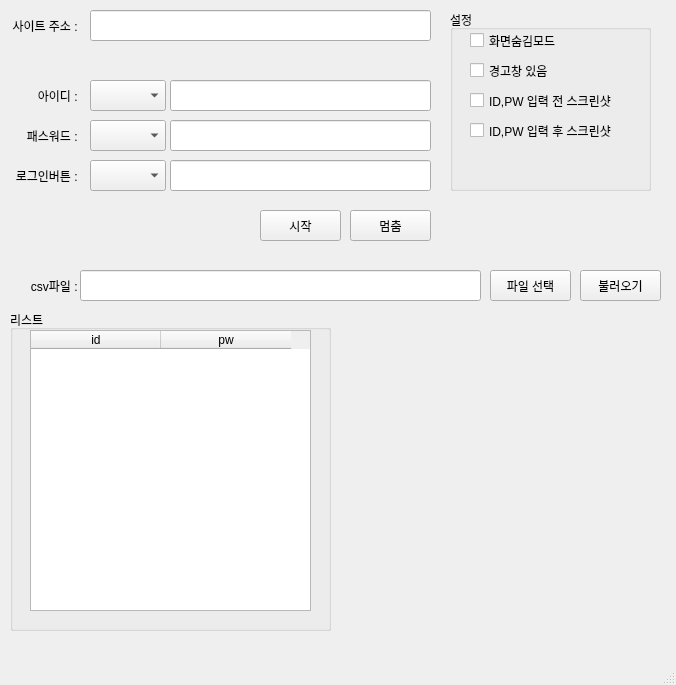
<?xml version="1.0" encoding="UTF-8"?>
<ui version="4.0">
 <class>MainWindow</class>
 <widget class="QMainWindow" name="MainWindow">
  <property name="geometry">
   <rect>
    <x>0</x>
    <y>0</y>
    <width>676</width>
    <height>685</height>
   </rect>
  </property>
  <property name="windowTitle">
   <string>MainWindow</string>
  </property>
  <widget class="QWidget" name="centralwidget">
   <widget class="QLabel" name="label">
    <property name="geometry">
     <rect>
      <x>0</x>
      <y>10</y>
      <width>81</width>
      <height>31</height>
     </rect>
    </property>
    <property name="text">
     <string>사이트 주소 : </string>
    </property>
    <property name="alignment">
     <set>Qt::AlignRight|Qt::AlignTrailing|Qt::AlignVCenter</set>
    </property>
   </widget>
   <widget class="QComboBox" name="comboBox">
    <property name="geometry">
     <rect>
      <x>90</x>
      <y>80</y>
      <width>76</width>
      <height>31</height>
     </rect>
    </property>
   </widget>
   <widget class="QComboBox" name="comboBox_2">
    <property name="geometry">
     <rect>
      <x>90</x>
      <y>120</y>
      <width>76</width>
      <height>31</height>
     </rect>
    </property>
   </widget>
   <widget class="QGroupBox" name="groupBox">
    <property name="geometry">
     <rect>
      <x>450</x>
      <y>10</y>
      <width>201</width>
      <height>181</height>
     </rect>
    </property>
    <property name="title">
     <string>설정</string>
    </property>
    <widget class="QCheckBox" name="checkBox_2">
     <property name="geometry">
      <rect>
       <x>20</x>
       <y>50</y>
       <width>191</width>
       <height>21</height>
      </rect>
     </property>
     <property name="text">
      <string>경고창 있음</string>
     </property>
    </widget>
    <widget class="QCheckBox" name="checkBox">
     <property name="geometry">
      <rect>
       <x>20</x>
       <y>20</y>
       <width>191</width>
       <height>21</height>
      </rect>
     </property>
     <property name="text">
      <string>화면숨김모드</string>
     </property>
    </widget>
    <widget class="QCheckBox" name="checkBox_6">
     <property name="geometry">
      <rect>
       <x>20</x>
       <y>80</y>
       <width>191</width>
       <height>21</height>
      </rect>
     </property>
     <property name="text">
      <string>ID,PW 입력 전 스크린샷</string>
     </property>
    </widget>
    <widget class="QCheckBox" name="checkBox_5">
     <property name="geometry">
      <rect>
       <x>20</x>
       <y>110</y>
       <width>191</width>
       <height>21</height>
      </rect>
     </property>
     <property name="text">
      <string>ID,PW 입력 후 스크린샷</string>
     </property>
    </widget>
   </widget>
   <widget class="QLabel" name="label_2">
    <property name="geometry">
     <rect>
      <x>0</x>
      <y>80</y>
      <width>81</width>
      <height>31</height>
     </rect>
    </property>
    <property name="text">
     <string>아이디 : </string>
    </property>
    <property name="alignment">
     <set>Qt::AlignRight|Qt::AlignTrailing|Qt::AlignVCenter</set>
    </property>
   </widget>
   <widget class="QLabel" name="label_3">
    <property name="geometry">
     <rect>
      <x>0</x>
      <y>120</y>
      <width>81</width>
      <height>31</height>
     </rect>
    </property>
    <property name="text">
     <string>패스워드 : </string>
    </property>
    <property name="alignment">
     <set>Qt::AlignRight|Qt::AlignTrailing|Qt::AlignVCenter</set>
    </property>
   </widget>
   <widget class="QLabel" name="label_4">
    <property name="geometry">
     <rect>
      <x>0</x>
      <y>160</y>
      <width>81</width>
      <height>31</height>
     </rect>
    </property>
    <property name="text">
     <string>로그인버튼 : </string>
    </property>
    <property name="alignment">
     <set>Qt::AlignRight|Qt::AlignTrailing|Qt::AlignVCenter</set>
    </property>
   </widget>
   <widget class="QComboBox" name="comboBox_3">
    <property name="geometry">
     <rect>
      <x>90</x>
      <y>160</y>
      <width>76</width>
      <height>31</height>
     </rect>
    </property>
   </widget>
   <widget class="QPushButton" name="pushButton">
    <property name="geometry">
     <rect>
      <x>260</x>
      <y>210</y>
      <width>81</width>
      <height>31</height>
     </rect>
    </property>
    <property name="text">
     <string>시작</string>
    </property>
   </widget>
   <widget class="QPushButton" name="pushButton_2">
    <property name="geometry">
     <rect>
      <x>350</x>
      <y>210</y>
      <width>81</width>
      <height>31</height>
     </rect>
    </property>
    <property name="text">
     <string>멈춤</string>
    </property>
   </widget>
   <widget class="QGroupBox" name="groupBox_2">
    <property name="geometry">
     <rect>
      <x>10</x>
      <y>310</y>
      <width>321</width>
      <height>321</height>
     </rect>
    </property>
    <property name="title">
     <string>리스트</string>
    </property>
    <widget class="QTableWidget" name="tableWidget">
     <property name="geometry">
      <rect>
       <x>20</x>
       <y>20</y>
       <width>281</width>
       <height>281</height>
      </rect>
     </property>
     <property name="lineWidth">
      <number>1</number>
     </property>
     <attribute name="horizontalHeaderVisible">
      <bool>true</bool>
     </attribute>
     <attribute name="horizontalHeaderCascadingSectionResizes">
      <bool>true</bool>
     </attribute>
     <attribute name="horizontalHeaderDefaultSectionSize">
      <number>130</number>
     </attribute>
     <attribute name="horizontalHeaderHighlightSections">
      <bool>true</bool>
     </attribute>
     <attribute name="horizontalHeaderMinimumSectionSize">
      <number>120</number>
     </attribute>
     <attribute name="horizontalHeaderStretchLastSection">
      <bool>false</bool>
     </attribute>
     <attribute name="verticalHeaderCascadingSectionResizes">
      <bool>false</bool>
     </attribute>
     <attribute name="verticalHeaderHighlightSections">
      <bool>true</bool>
     </attribute>
     <column>
      <property name="text">
       <string>id</string>
      </property>
     </column>
     <column>
      <property name="text">
       <string>pw</string>
      </property>
     </column>
    </widget>
   </widget>
   <widget class="QLabel" name="label_5">
    <property name="geometry">
     <rect>
      <x>0</x>
      <y>270</y>
      <width>81</width>
      <height>31</height>
     </rect>
    </property>
    <property name="text">
     <string>csv파일 : </string>
    </property>
    <property name="alignment">
     <set>Qt::AlignRight|Qt::AlignTrailing|Qt::AlignVCenter</set>
    </property>
   </widget>
   <widget class="QPushButton" name="pushButton_3">
    <property name="geometry">
     <rect>
      <x>490</x>
      <y>270</y>
      <width>81</width>
      <height>31</height>
     </rect>
    </property>
    <property name="text">
     <string>파일 선택</string>
    </property>
   </widget>
   <widget class="QPushButton" name="pushButton_4">
    <property name="geometry">
     <rect>
      <x>580</x>
      <y>270</y>
      <width>81</width>
      <height>31</height>
     </rect>
    </property>
    <property name="text">
     <string>불러오기</string>
    </property>
   </widget>
   <widget class="QLineEdit" name="lineEdit">
    <property name="geometry">
     <rect>
      <x>90</x>
      <y>10</y>
      <width>341</width>
      <height>31</height>
     </rect>
    </property>
   </widget>
   <widget class="QLineEdit" name="lineEdit_2">
    <property name="geometry">
     <rect>
      <x>170</x>
      <y>80</y>
      <width>261</width>
      <height>31</height>
     </rect>
    </property>
   </widget>
   <widget class="QLineEdit" name="lineEdit_3">
    <property name="geometry">
     <rect>
      <x>170</x>
      <y>120</y>
      <width>261</width>
      <height>31</height>
     </rect>
    </property>
   </widget>
   <widget class="QLineEdit" name="lineEdit_4">
    <property name="geometry">
     <rect>
      <x>170</x>
      <y>160</y>
      <width>261</width>
      <height>31</height>
     </rect>
    </property>
   </widget>
   <widget class="QLineEdit" name="lineEdit_5">
    <property name="geometry">
     <rect>
      <x>80</x>
      <y>270</y>
      <width>401</width>
      <height>31</height>
     </rect>
    </property>
   </widget>
  </widget>
  <widget class="QMenuBar" name="menubar">
   <property name="geometry">
    <rect>
     <x>0</x>
     <y>0</y>
     <width>676</width>
     <height>21</height>
    </rect>
   </property>
  </widget>
  <widget class="QStatusBar" name="statusbar"/>
 </widget>
 <resources/>
 <connections/>
</ui>
